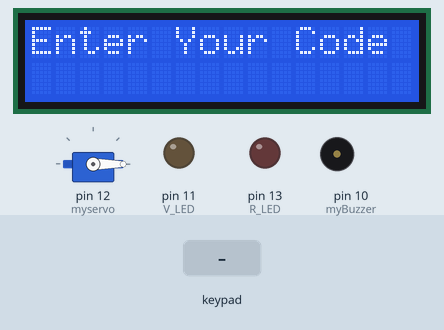
Bench run of a sketch on a simulated Arduino Uno, built with avr-gcc and run on an emulated ATmega328P. Shown: 16×2 character LCD, servo, output pins drawn as LEDs (lit = HIGH), buzzer (waves = sounding, pin HIGH). Inputs (shaded band) come from the test bench.

Above: at 1.2 s.
1.3 s: keypad keys A B C D # pressed 0.4 s apart
At 3.9 s:
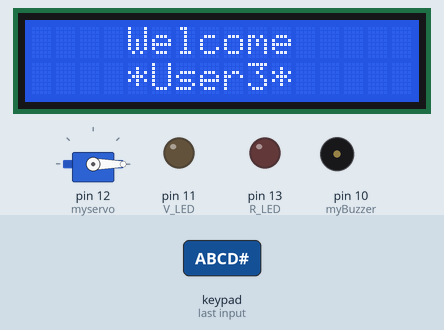
7.8 s: key 'B' pressed
10.8 s: keypad keys 2 B 2 B # pressed 0.4 s apart
At 13.9 s:
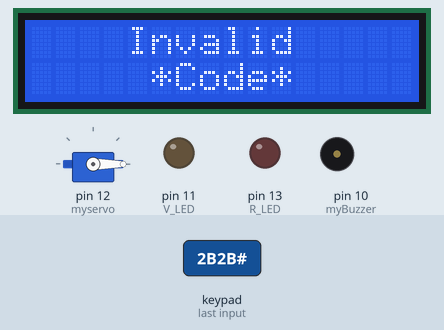
14.3 s: key 'C' pressed
17.3 s: key '#' pressed
At 17.75 s:
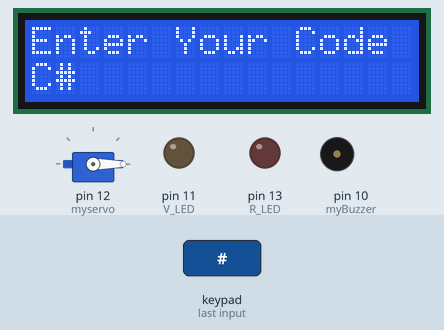
20.3 s: key 'D' pressed
At 26.0 s:
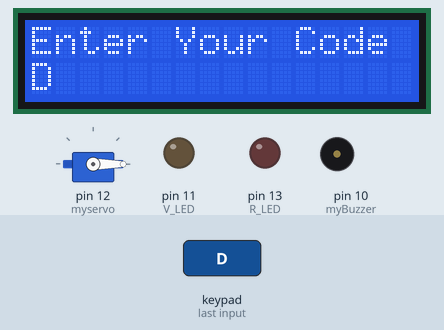
Timing chart, 0 to 26.3 s (numbered marks = the images above; inputs shaded):
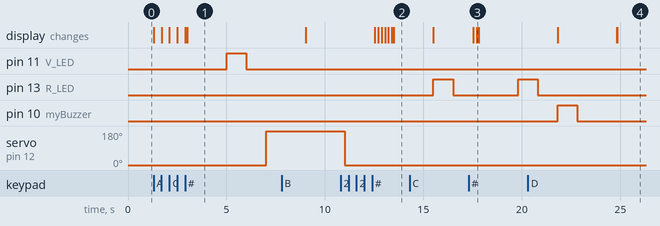

The sketch:

Tinkercad_LCD_keypad_control_acess.ino
```cpp
#include <Keypad.h>
#include <LiquidCrystal.h>
#include <Servo.h>
const byte ROWS = 4;
const byte COLS = 4;
char keys[ROWS][COLS] = {
{'1','2','3','A'},
{'4','5','6','B'},
{'7','8','9','C'},
{'*','0','#','D'},
};
byte rowPins[ROWS] = {2,3,5,6};
byte colPins[COLS] = {7,8,9,4};

int V_LED = 11;
int R_LED = 13;
int myBuzzer = 10;

Servo myservo;
// Initialize the LCD with the numbers of the interface pins
LiquidCrystal lcd(14, 15, 16, 17, 18, 19);// RS-->A0 ,E-->A1,D4,D5,D6,D7
Keypad keypad = Keypad(makeKeymap(keys), rowPins, colPins,
ROWS, COLS);


char PIN_User1[4]=  {'1','2','3','4'}; // secret number for user 1
char PIN_User2[4] = {'2','B','2','B'};
char PIN_User3[4] = {'A','B','C','D'};


char attempt[4]={0,0,0,0};
int z=0;
int try_s = 0;
int pos = 0;
bool perDetect = false;

void init_lcd();
void notVerficated();
void verficated();


void readKeypad();
void setup() {
 init_lcd();
 myservo.attach(12);
 myservo.write(0);
 pinMode(myBuzzer,OUTPUT);
 pinMode(V_LED,OUTPUT);
 pinMode(R_LED,OUTPUT);
 digitalWrite(V_LED, LOW);
 digitalWrite(R_LED, LOW);
 lcd.print("Enter Your Code :");

}
void User1_Come() {
  lcd.clear();
  lcd.setCursor(4,0);
  lcd.print("Welcome");
  lcd.setCursor(4,1);
  lcd.print("*User1*");
  delay(2000);
}
void User2_Come() {
  lcd.clear();
  lcd.setCursor(4,0);
  lcd.print("Welcome");
  lcd.setCursor(4,1);
  lcd.print("*User2*");
  delay(2000);
}
void User3_Come() {
  lcd.clear();
  lcd.setCursor(4,0);
  lcd.print("Welcome");
  lcd.setCursor(4,1);
  lcd.print("*User3*");
  delay(2000);
}

void errorPIN() {
  lcd.clear();
  lcd.setCursor(4,0);
  lcd.print("Invalid");
  lcd.setCursor(5,1);
  lcd.print("*Code*");
  delay(2000);
  if (try_s == 0) {
  lcd.clear();
  lcd.print("Enter Your Code :");
  }
}

void verificated() {
  digitalWrite(V_LED,HIGH);
  delay(1000);
  digitalWrite(V_LED,LOW);
  delay(1000);
  myservo.write(180);
  delay(2000);
  lcd.clear();
  lcd.print(" The Door ");
  lcd.setCursor(4,1);
  lcd.print(" Opened ");
  delay(2000);
  myservo.write(0);
  delay(1500);
  lcd.clear();
  lcd.print("Enter Your Code");
  perDetect = false;
}

void notVerficated() {

  digitalWrite(R_LED,HIGH);
  delay(1000);
  digitalWrite(R_LED,LOW);
  delay(1000);
  try_s = try_s +1;
  if ( try_s == 2) {
    lcd.clear();
    lcd.print(" ! Stranger ! ");
    digitalWrite(myBuzzer,HIGH);
    delay(1000);
    digitalWrite(myBuzzer,LOW);
    try_s = 0;
    delay(2000);
    lcd.clear();
    lcd.print("Enter Your Code");
    perDetect == false;

  }
}

void clearPIN(){
for (int zz=0; zz<4; zz++) // remove previously entered code attempt from
{
attempt[zz]=0;
}
}

void checkPINs()
      {
int correct_User1=0;
int correct_User2 = 0;
int correct_User3 = 0;
int i;
 for ( i = 0; i < 4 ; i++ )
{

 if (attempt[i]==PIN_User1[i])
{
correct_User1++;
}

if (attempt[i] == PIN_User2[i]) {
  correct_User2++;
}
if (attempt[i] == PIN_User3[i]) {
     correct_User3++;
}
}

if(correct_User1==4)
{


  User1_Come();
  verificated();
  try_s =0;
}
 else if (correct_User2 == 4 ) {


User2_Come();
verificated();
try_s =0;
}
 else if
(correct_User3 == 4) {

  User3_Come();
  verificated();
  try_s =0;
}
else  {
 errorPIN();
 notVerficated();
}

}


void init_lcd() {
  lcd.clear();
  lcd.print("Enter Your Code");
  lcd.begin(16, 2);
}
void readKeypad()
{
char key = keypad.getKey();
  if (key != NO_KEY) {

      lcd.setCursor(pos,1);
      lcd.print(key);
      pos = pos+1;

    switch(key){

      case '*' :
      z=0;
      pos = 0;
      init_lcd();
      lcd.print("Enter Your Code");
      break;

      case '#' :
      delay(100); // removes the possibility of switch bounce
      checkPINs();
      z=0;
      pos = 0;
      break;
      default :
      attempt[z]=key;
      z++;
      break;
  }
  }
}
void loop(){
  readKeypad();
}
```

Measured:
- after the input at 1.3 s, pin 11 (V_LED): LOW → HIGH after 3.7 s, → LOW 1.0 s later; servo on pin 12 (myservo): 0° → 180° after 5.7 s; the display: first changes at once (image 1 shows a later state)
- after the input at 17.3 s, pin 13 (R_LED): LOW → HIGH after 2.5 s; the display: first differs from a run without the input after 0.40 s (image 3)
- after the input at 20.3 s, the display: first differs from a run without the input after 4.5 s (image 4)
